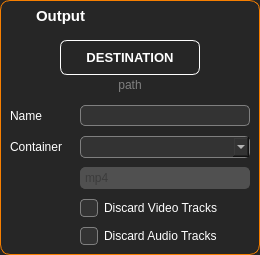
                 <widget class="QFrame" name="o_frame">
                  <property name="minimumSize">
                   <size>
                    <width>260</width>
                    <height>0</height>
                   </size>
                  </property>
                  <property name="maximumSize">
                   <size>
                    <width>300</width>
                    <height>600</height>
                   </size>
                  </property>
                  <property name="styleSheet">
                   <string notr="true">QFrame {
	background-color: #262626;
	border: 1px solid #f77f00;
	border-radius: 10px;
}</string>
                  </property>
                  <property name="frameShape">
                   <enum>QFrame::NoFrame</enum>
                  </property>
                  <property name="frameShadow">
                   <enum>QFrame::Raised</enum>
                  </property>
                  <layout class="QVBoxLayout" name="verticalLayout_9">
                   <property name="spacing">
                    <number>0</number>
                   </property>
                   <property name="leftMargin">
                    <number>0</number>
                   </property>
                   <property name="topMargin">
                    <number>0</number>
                   </property>
                   <property name="rightMargin">
                    <number>0</number>
                   </property>
                   <property name="bottomMargin">
                    <number>0</number>
                   </property>
                   <item>
                    <widget class="QFrame" name="o_title_frame">
                     <property name="minimumSize">
                      <size>
                       <width>0</width>
                       <height>30</height>
                      </size>
                     </property>
                     <property name="maximumSize">
                      <size>
                       <width>16777215</width>
                       <height>30</height>
                      </size>
                     </property>
                     <property name="styleSheet">
                      <string notr="true">QFrame {
	background-color: none;
	border: none;
	border-radius: none;
}</string>
                     </property>
                     <property name="frameShape">
                      <enum>QFrame::NoFrame</enum>
                     </property>
                     <property name="frameShadow">
                      <enum>QFrame::Plain</enum>
                     </property>
                     <layout class="QHBoxLayout" name="horizontalLayout_11">
                      <property name="spacing">
                       <number>5</number>
                      </property>
                      <property name="leftMargin">
                       <number>0</number>
                      </property>
                      <property name="topMargin">
                       <number>0</number>
                      </property>
                      <property name="rightMargin">
                       <number>0</number>
                      </property>
                      <property name="bottomMargin">
                       <number>0</number>
                      </property>
                      <item>
                       <widget class="QLabel" name="o_icon">
                        <property name="minimumSize">
                         <size>
                          <width>30</width>
                          <height>30</height>
                         </size>
                        </property>
                        <property name="maximumSize">
                         <size>
                          <width>30</width>
                          <height>30</height>
                         </size>
                        </property>
                        <property name="pixmap">
                         <pixmap resource="../resources/resources.qrc">:/icons/icons/output_white_24dp.svg</pixmap>
                        </property>
                        <property name="alignment">
                         <set>Qt::AlignCenter</set>
                        </property>
                       </widget>
                      </item>
                      <item>
                       <widget class="QLabel" name="o_title">
                        <property name="minimumSize">
                         <size>
                          <width>0</width>
                          <height>30</height>
                         </size>
                        </property>
                        <property name="maximumSize">
                         <size>
                          <width>16777215</width>
                          <height>30</height>
                         </size>
                        </property>
                        <property name="styleSheet">
                         <string notr="true">QLabel {
	color: white;
	font-family: &quot;Segoe UI&quot;;
	font-size: 11pt;
	font-weight: bold;
}</string>
                        </property>
                        <property name="text">
                         <string>Output</string>
                        </property>
                        <property name="wordWrap">
                         <bool>false</bool>
                        </property>
                       </widget>
                      </item>
                     </layout>
                    </widget>
                   </item>
                   <item alignment="Qt::AlignTop">
                    <widget class="QFrame" name="o_contents_frame">
                     <property name="styleSheet">
                      <string notr="true">QFrame {
	background-color: none;
	border: none;
	border-radius: none;
}</string>
                     </property>
                     <property name="frameShape">
                      <enum>QFrame::StyledPanel</enum>
                     </property>
                     <property name="frameShadow">
                      <enum>QFrame::Raised</enum>
                     </property>
                     <layout class="QVBoxLayout" name="verticalLayout_10">
                      <property name="spacing">
                       <number>10</number>
                      </property>
                      <item alignment="Qt::AlignHCenter|Qt::AlignTop">
                       <widget class="QFrame" name="o_destination_frame">
                        <property name="sizePolicy">
                         <sizepolicy hsizetype="Minimum" vsizetype="Minimum">
                          <horstretch>0</horstretch>
                          <verstretch>0</verstretch>
                         </sizepolicy>
                        </property>
                        <property name="minimumSize">
                         <size>
                          <width>0</width>
                          <height>55</height>
                         </size>
                        </property>
                        <property name="frameShape">
                         <enum>QFrame::NoFrame</enum>
                        </property>
                        <property name="frameShadow">
                         <enum>QFrame::Raised</enum>
                        </property>
                        <layout class="QVBoxLayout" name="verticalLayout_12">
                         <property name="spacing">
                          <number>0</number>
                         </property>
                         <property name="leftMargin">
                          <number>0</number>
                         </property>
                         <property name="topMargin">
                          <number>0</number>
                         </property>
                         <property name="rightMargin">
                          <number>0</number>
                         </property>
                         <property name="bottomMargin">
                          <number>0</number>
                         </property>
                         <item alignment="Qt::AlignHCenter|Qt::AlignTop">
                          <widget class="QPushButton" name="o_destination_btn">
                           <property name="minimumSize">
                            <size>
                             <width>140</width>
                             <height>35</height>
                            </size>
                           </property>
                           <property name="maximumSize">
                            <size>
                             <width>140</width>
                             <height>35</height>
                            </size>
                           </property>
                           <property name="font">
                            <font>
                             <family>Segoe UI</family>
                             <pointsize>10</pointsize>
                             <weight>75</weight>
                             <bold>true</bold>
                            </font>
                           </property>
                           <property name="styleSheet">
                            <string notr="true">QPushButton {
	color: white;
	background-color: none;
	border-radius: 7px;
	border: 1px solid white;
	padding: 0px;
	font-weight: bold;
}

QPushButton:hover {
	border: 1px solid #f77f00;
}

QPushButton:pressed {
	background-color: #f77f00;
}

QPushButton:disabled {
	background-color: #555555;
	color: #262626;
	border-color: rgb(80, 80, 80);
}</string>
                           </property>
                           <property name="text">
                            <string>DESTINATION</string>
                           </property>
                           <property name="icon">
                            <iconset resource="../resources/resources.qrc">
                             <normaloff>:/icons/icons/folder_white_24dp.svg</normaloff>:/icons/icons/folder_white_24dp.svg</iconset>
                           </property>
                           <property name="iconSize">
                            <size>
                             <width>18</width>
                             <height>18</height>
                            </size>
                           </property>
                           <property name="checkable">
                            <bool>false</bool>
                           </property>
                           <property name="checked">
                            <bool>false</bool>
                           </property>
                          </widget>
                         </item>
                         <item alignment="Qt::AlignHCenter|Qt::AlignVCenter">
                          <widget class="QLabel" name="o_destination_path">
                           <property name="sizePolicy">
                            <sizepolicy hsizetype="Minimum" vsizetype="Minimum">
                             <horstretch>0</horstretch>
                             <verstretch>0</verstretch>
                            </sizepolicy>
                           </property>
                           <property name="font">
                            <font>
                             <family>Segoe UI</family>
                            </font>
                           </property>
                           <property name="layoutDirection">
                            <enum>Qt::LeftToRight</enum>
                           </property>
                           <property name="styleSheet">
                            <string notr="true">QLabel {
	color: #7f7f7f;
}

QLabel:hover {
	color: rgb(175, 175, 175);

}</string>
                           </property>
                           <property name="text">
                            <string>path</string>
                           </property>
                           <property name="textFormat">
                            <enum>Qt::PlainText</enum>
                           </property>
                           <property name="alignment">
                            <set>Qt::AlignCenter</set>
                           </property>
                           <property name="wordWrap">
                            <bool>false</bool>
                           </property>
                          </widget>
                         </item>
                        </layout>
                       </widget>
                      </item>
                      <item>
                       <widget class="QFrame" name="o_form">
                        <property name="maximumSize">
                         <size>
                          <width>16777215</width>
                          <height>140</height>
                         </size>
                        </property>
                        <property name="frameShape">
                         <enum>QFrame::NoFrame</enum>
                        </property>
                        <property name="frameShadow">
                         <enum>QFrame::Raised</enum>
                        </property>
                        <layout class="QFormLayout" name="formLayout_5">
                         <property name="horizontalSpacing">
                          <number>10</number>
                         </property>
                         <property name="verticalSpacing">
                          <number>10</number>
                         </property>
                         <property name="leftMargin">
                          <number>0</number>
                         </property>
                         <property name="topMargin">
                          <number>0</number>
                         </property>
                         <property name="rightMargin">
                          <number>0</number>
                         </property>
                         <property name="bottomMargin">
                          <number>0</number>
                         </property>
                         <item row="1" column="0">
                          <widget class="QLabel" name="o_container_label">
                           <property name="minimumSize">
                            <size>
                             <width>60</width>
                             <height>0</height>
                            </size>
                           </property>
                           <property name="font">
                            <font>
                             <family>Segoe UI</family>
                            </font>
                           </property>
                           <property name="styleSheet">
                            <string notr="true">color: white;</string>
                           </property>
                           <property name="text">
                            <string>Container</string>
                           </property>
                           <property name="alignment">
                            <set>Qt::AlignLeading|Qt::AlignLeft|Qt::AlignVCenter</set>
                           </property>
                           <property name="buddy">
                            <cstring>i_preinput_input</cstring>
                           </property>
                          </widget>
                         </item>
                         <item row="1" column="1">
                          <widget class="QComboBox" name="o_container_combo">
                           <property name="minimumSize">
                            <size>
                             <width>0</width>
                             <height>22</height>
                            </size>
                           </property>
                           <property name="font">
                            <font>
                             <family>Segoe UI</family>
                            </font>
                           </property>
                           <property name="styleSheet">
                            <string notr="true">QComboBox {
	background-color: #333333;
	color: white;
	border: 1px solid #7f7f7f;
	border-radius: 5px;
	padding: 2px;
	padding-left: 4px;

}

QComboBox:disabled{
	background-color: rgb(80, 80, 80);
	color: #262626;
	border-color: rgb(80, 80, 80);
}

QComboBox:hover {
	border: 1px solid #f77f00;
}

QComboBox:focus {
	border: 1px solid #f77f00;
}

QComboBox::drop-down {
	background: none;
	outline: none;
}</string>
                           </property>
                           <property name="currentIndex">
                            <number>-1</number>
                           </property>
                          </widget>
                         </item>
                         <item row="2" column="0">
                          <widget class="QLabel" name="label_17">
                           <property name="text">
                            <string/>
                           </property>
                          </widget>
                         </item>
                         <item row="2" column="1">
                          <widget class="QLineEdit" name="o_container_input">
                           <property name="enabled">
                            <bool>false</bool>
                           </property>
                           <property name="styleSheet">
                            <string notr="true">QLineEdit {
	background-color: #333333;
	color: white;
	border: 1px solid #7f7f7f;
	border-radius: 5px;
	padding: 2px;

}

QLineEdit:hover {
	border: 1px solid #f77f00;
}

QLineEdit:focus {
	border: 1px solid #f77f00;
}

QLineEdit:disabled {
	background-color: rgb(80, 80, 80);
	color: #262626;
	border-color: rgb(80, 80, 80);

}</string>
                           </property>
                           <property name="placeholderText">
                            <string>mp4</string>
                           </property>
                          </widget>
                         </item>
                         <item row="3" column="1">
                          <widget class="QCheckBox" name="o_vn_chk">
                           <property name="styleSheet">
                            <string notr="true">QCheckBox {
	color: white;
}

QCheckBox:disabled {
	color: #7f7f7f;

}

QCheckBox::indicator {
	background-color: #333333;
	border-radius: 4px;
	border: 1px solid #7f7f7f;
	width: 16px;
	height: 16px;
}

QCheckBox::indicator:disabled {
	background-color: rgb(80, 80, 80);
	color: #262626;
	border-color: rgb(80, 80, 80);
}

QCheckBox::indicator:hover {
	border: 1px solid #f77f00;
}

QCheckBox::indicator:pressed {
	border: 1px solid #f77f00;
	background-color: #222222;
}

QCheckBox::indicator:checked {
	image: url(:/icons/icons/check_white_18dp.svg)
}
</string>
                           </property>
                           <property name="text">
                            <string>Discard Video Tracks</string>
                           </property>
                          </widget>
                         </item>
                         <item row="4" column="0">
                          <widget class="QLabel" name="label_13">
                           <property name="text">
                            <string/>
                           </property>
                          </widget>
                         </item>
                         <item row="4" column="1">
                          <widget class="QCheckBox" name="o_an_chk">
                           <property name="styleSheet">
                            <string notr="true">QCheckBox {
	color: white;
}

QCheckBox:disabled {
	color: #7f7f7f;

}

QCheckBox::indicator {
	background-color: #333333;
	border-radius: 4px;
	border: 1px solid #7f7f7f;
	width: 16px;
	height: 16px;
}

QCheckBox::indicator:disabled {
	background-color: rgb(80, 80, 80);
	color: #262626;
	border-color: rgb(80, 80, 80);
}

QCheckBox::indicator:hover {
	border: 1px solid #f77f00;
}

QCheckBox::indicator:pressed {
	border: 1px solid #f77f00;
	background-color: #222222;
}

QCheckBox::indicator:checked {
	image: url(:/icons/icons/check_white_18dp.svg)
}
</string>
                           </property>
                           <property name="text">
                            <string>Discard Audio Tracks</string>
                           </property>
                          </widget>
                         </item>
                         <item row="0" column="0">
                          <widget class="QLabel" name="o_name_label">
                           <property name="minimumSize">
                            <size>
                             <width>60</width>
                             <height>0</height>
                            </size>
                           </property>
                           <property name="font">
                            <font>
                             <family>Segoe UI</family>
                            </font>
                           </property>
                           <property name="styleSheet">
                            <string notr="true">color: white;</string>
                           </property>
                           <property name="text">
                            <string>Name</string>
                           </property>
                           <property name="alignment">
                            <set>Qt::AlignLeading|Qt::AlignLeft|Qt::AlignVCenter</set>
                           </property>
                           <property name="buddy">
                            <cstring>i_preinput_input</cstring>
                           </property>
                          </widget>
                         </item>
                         <item row="0" column="1">
                          <widget class="QLineEdit" name="o_name_input">
                           <property name="enabled">
                            <bool>true</bool>
                           </property>
                           <property name="styleSheet">
                            <string notr="true">QLineEdit {
	background-color: #333333;
	color: white;
	border: 1px solid #7f7f7f;
	border-radius: 5px;
	padding: 2px;

}

QLineEdit:hover {
	border: 1px solid #f77f00;
}

QLineEdit:focus {
	border: 1px solid #f77f00;
}

QLineEdit:disabled {
	background-color: rgb(80, 80, 80);
	border-color: rgb(80, 80, 80);
	color: #262626;

}</string>
                           </property>
                           <property name="placeholderText">
                            <string/>
                           </property>
                          </widget>
                         </item>
                        </layout>
                       </widget>
                      </item>
                     </layout>
                    </widget>
                   </item>
                  </layout>
                 </widget>
